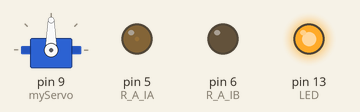
Simulated run of this sketch. Board: Arduino Uno, built with avr-gcc and run on an emulated ATmega328P. Parts: servo, output pins drawn as LEDs (lit = HIGH).

Above: at 0.05 s.
At 2.05 s:
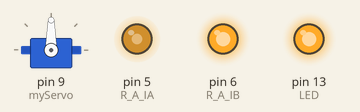
At 3.95 s:
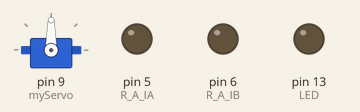
Timing chart, 0 to 5.2 s (numbered marks = the images above):
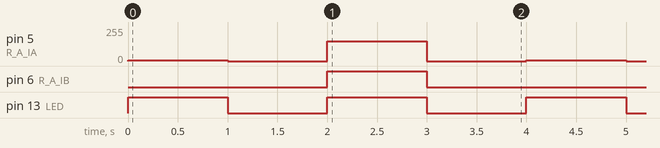

The sketch:

MotorExample.ino
```cpp
#include <Servo.h>

//Motor driber section
int R_A_IA = 5; // A-IA
int R_A_IB = 6; // A-IB

const int LED = 13;

Servo myServo;

void setup() {
  pinMode(LED, OUTPUT);

  //motors init
  pinMode(R_A_IA,OUTPUT);
  digitalWrite(R_A_IA, LOW);
  pinMode(R_A_IB,OUTPUT);
  digitalWrite(R_A_IB, LOW);

  myServo.attach(9);
}

void loop() {
  digitalWrite(LED, HIGH);
  analogWrite(R_A_IA, 5);
  digitalWrite(R_A_IB, LOW);

  delay(1000);

  digitalWrite(LED, LOW);
  digitalWrite(R_A_IA, LOW);
  digitalWrite(R_A_IB, LOW);

  delay(1000);

  digitalWrite(LED, HIGH);
  analogWrite(R_A_IA, 150);
  digitalWrite(R_A_IB, HIGH);

  delay(1000);

  digitalWrite(LED, LOW);
  digitalWrite(R_A_IA, LOW);
  digitalWrite(R_A_IB, LOW);

  delay(1000);
}
```

Measured:
- by itself, pin 5 (R_A_IA): repeats every 4.0 s: 0/255 1.0 s, 150/255 1.0 s, 0/255 1.0 s, 5/255 1.0 s
- by itself, pin 6 (R_A_IB): alternates HIGH for 1.0 s and LOW for 3.0 s
- by itself, pin 13 (LED): alternates HIGH for 1.0 s and LOW for 1.0 s
